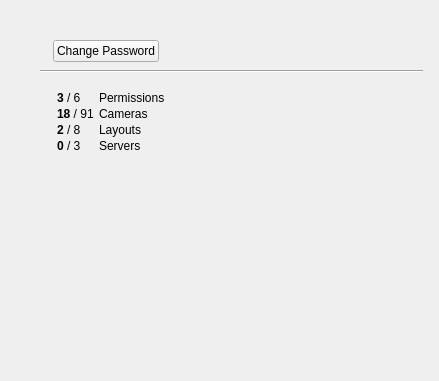
<?xml version="1.0" encoding="UTF-8"?>
<ui version="4.0">
 <class>UserProfileWidget</class>
 <widget class="QWidget" name="UserProfileWidget">
  <property name="geometry">
   <rect>
    <x>0</x>
    <y>0</y>
    <width>439</width>
    <height>381</height>
   </rect>
  </property>
  <layout class="QVBoxLayout" name="verticalLayout">
   <property name="spacing">
    <number>8</number>
   </property>
   <property name="leftMargin">
    <number>40</number>
   </property>
   <property name="topMargin">
    <number>16</number>
   </property>
   <property name="rightMargin">
    <number>16</number>
   </property>
   <property name="bottomMargin">
    <number>16</number>
   </property>
   <item>
    <widget class="QnInputField" name="loginInputField" native="true"/>
   </item>
   <item>
    <widget class="QnInputField" name="nameInputField" native="true"/>
   </item>
   <item>
    <widget class="QnInputField" name="emailInputField" native="true"/>
   </item>
   <item>
    <widget class="QWidget" name="changePasswordWidget" native="true">
     <layout class="QHBoxLayout" name="horizontalLayout">
      <property name="leftMargin">
       <number>0</number>
      </property>
      <property name="topMargin">
       <number>0</number>
      </property>
      <property name="rightMargin">
       <number>0</number>
      </property>
      <property name="bottomMargin">
       <number>0</number>
      </property>
      <item>
       <widget class="QLabel" name="changePasswordSpacerLabel"/>
      </item>
      <item>
       <widget class="QPushButton" name="changePasswordButton">
        <property name="sizePolicy">
         <sizepolicy hsizetype="Fixed" vsizetype="Fixed">
          <horstretch>0</horstretch>
          <verstretch>0</verstretch>
         </sizepolicy>
        </property>
        <property name="text">
         <string>Change Password</string>
        </property>
       </widget>
      </item>
      <item>
       <spacer name="horizontalSpacer">
        <property name="orientation">
         <enum>Qt::Horizontal</enum>
        </property>
        <property name="sizeHint" stdset="0">
         <size>
          <width>40</width>
          <height>20</height>
         </size>
        </property>
       </spacer>
      </item>
     </layout>
    </widget>
   </item>
   <item>
    <widget class="Line" name="line">
     <property name="orientation">
      <enum>Qt::Horizontal</enum>
     </property>
    </widget>
   </item>
   <item>
    <widget class="QnInputField" name="groupInputField" native="true"/>
   </item>
   <item>
    <layout class="QHBoxLayout" name="permissionsLayouyt">
     <item>
      <widget class="QLabel" name="permissionsSpacerLabel"/>
     </item>
     <item>
      <widget class="QLabel" name="permissionsLabel">
       <property name="text">
        <string notr="true">&lt;table&gt;
&lt;tr&gt;&lt;td&gt;&lt;b&gt;3&lt;/b&gt; / 6&lt;/td&gt;&lt;td&gt;&lt;/td&gt;&lt;td&gt;Permissions&lt;/td&gt;&lt;/tr&gt;
&lt;tr&gt;&lt;td&gt;&lt;b&gt;18&lt;/b&gt; / 91&lt;/td&gt;&lt;td&gt;&lt;/td&gt;&lt;td&gt;Cameras&lt;/td&gt;&lt;/tr&gt;
&lt;tr&gt;&lt;td&gt;&lt;b&gt;2&lt;/b&gt; / 8&lt;/td&gt;&lt;td&gt;&lt;/td&gt;&lt;td&gt;Layouts&lt;/td&gt;&lt;/tr&gt;
&lt;tr&gt;&lt;td&gt;&lt;b&gt;0&lt;/b&gt; / 3&lt;/td&gt;&lt;td&gt;&lt;/td&gt;&lt;td&gt;Servers&lt;/td&gt;&lt;/tr&gt;
&lt;/table&gt;</string>
       </property>
       <property name="textFormat">
        <enum>Qt::RichText</enum>
       </property>
      </widget>
     </item>
     <item>
      <spacer name="horizontalSpacer_2">
       <property name="orientation">
        <enum>Qt::Horizontal</enum>
       </property>
       <property name="sizeHint" stdset="0">
        <size>
         <width>40</width>
         <height>20</height>
        </size>
       </property>
      </spacer>
     </item>
    </layout>
   </item>
   <item>
    <spacer name="verticalSpacer">
     <property name="orientation">
      <enum>Qt::Vertical</enum>
     </property>
     <property name="sizeHint" stdset="0">
      <size>
       <width>20</width>
       <height>40</height>
      </size>
     </property>
    </spacer>
   </item>
  </layout>
 </widget>
 <customwidgets>
  <customwidget>
   <class>QnInputField</class>
   <extends>QWidget</extends>
   <header location="global">ui/widgets/common/input_field.h</header>
   <container>1</container>
  </customwidget>
 </customwidgets>
 <resources/>
 <connections/>
</ui>
